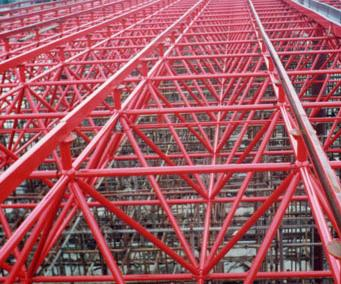
#> input picture evilthatmendo/image2.png, 341 x 284 px
$ python sobel.py image2.png   (older library calls are emulated)
#> lines starting #> are read from the running program, lines starting #| are printed output that depends on the picture
import scipy.ndimage as ndi
import scipy
from PIL import Image
from math import pi
import math
import numpy

sigma = 2.2

import sys

f = sys.argv[1]
img = Image.open(f).convert('L') #grayscale
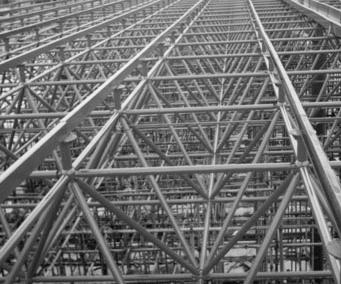
#> img: PIL image 341x284 L; min 5, max 250, mean 111.1
imgdata = numpy.array(img, dtype = float)
G = ndi.filters.gaussian_filter(imgdata, sigma) #gaussian low pass filter
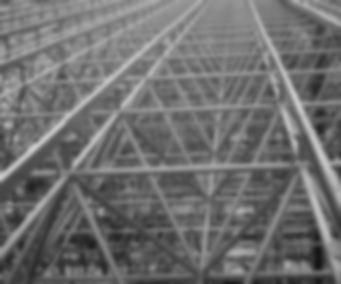
#> G: shape (284, 341) float64; min 21.23, max 202.6, mean 111.1

sobelout = Image.new('L', img.size) #empty image
#> sobelout: PIL image 341x284 L; every value is 0
gradx = numpy.array(sobelout, dtype = float)
#> gradx: shape (284, 341) float64; every value is 0
grady = numpy.array(sobelout, dtype = float)

sobel_y = [[-1,0,1],
           [-2,0,2],
           [-1,0,1]]
sobel_x = [[-1,-2,-1],
           [0,0,0],
           [1,2,1]]

width = img.size[1]
#> width = 284
height = img.size[0]
#> height = 341

#calculate |G| and dir(G)

for x in xrange(1, width-1):
    for y in xrange(1, height-1):
        px = (sobel_x[0][0] * G[x-1][y-1]) + (sobel_x[0][1] * G[x][y-1]) + \
             (sobel_x[0][2] * G[x+1][y-1]) + (sobel_x[1][0] * G[x-1][y]) + \
             (sobel_x[1][1] * G[x][y]) + (sobel_x[1][2] * G[x+1][y]) + \
             (sobel_x[2][0] * G[x-1][y+1]) + (sobel_x[2][1] * G[x][y+1]) + \
             (sobel_x[2][2] * G[x+1][y+1])

        py = (sobel_y[0][0] * G[x-1][y-1]) + (sobel_y[0][1] * G[x][y-1]) + \
             (sobel_y[0][2] * G[x+1][y-1]) + (sobel_y[1][0] * G[x-1][y]) + \
             (sobel_y[1][1] * G[x][y]) + (sobel_y[1][2] * G[x+1][y]) + \
             (sobel_y[2][0] * G[x-1][y+1]) + (sobel_y[2][1] * G[x][y+1]) + \
             (sobel_y[2][2] * G[x+1][y+1])
        gradx[x][y] = px
        grady[x][y] = py
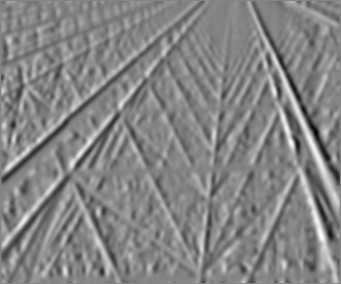
#> gradx: shape (284, 341) float64; min -196.7, max 180.9, mean -0.1; drawn with min black and max white
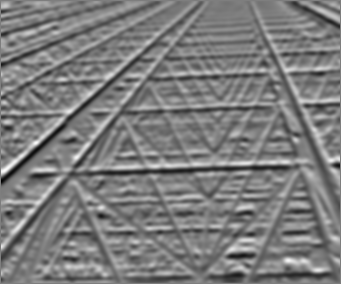
#> grady: shape (284, 341) float64; min -158.2, max 160.6, mean -2; drawn with min black and max white

#> (the run stopped early here; a loop or call above may not have finished)
